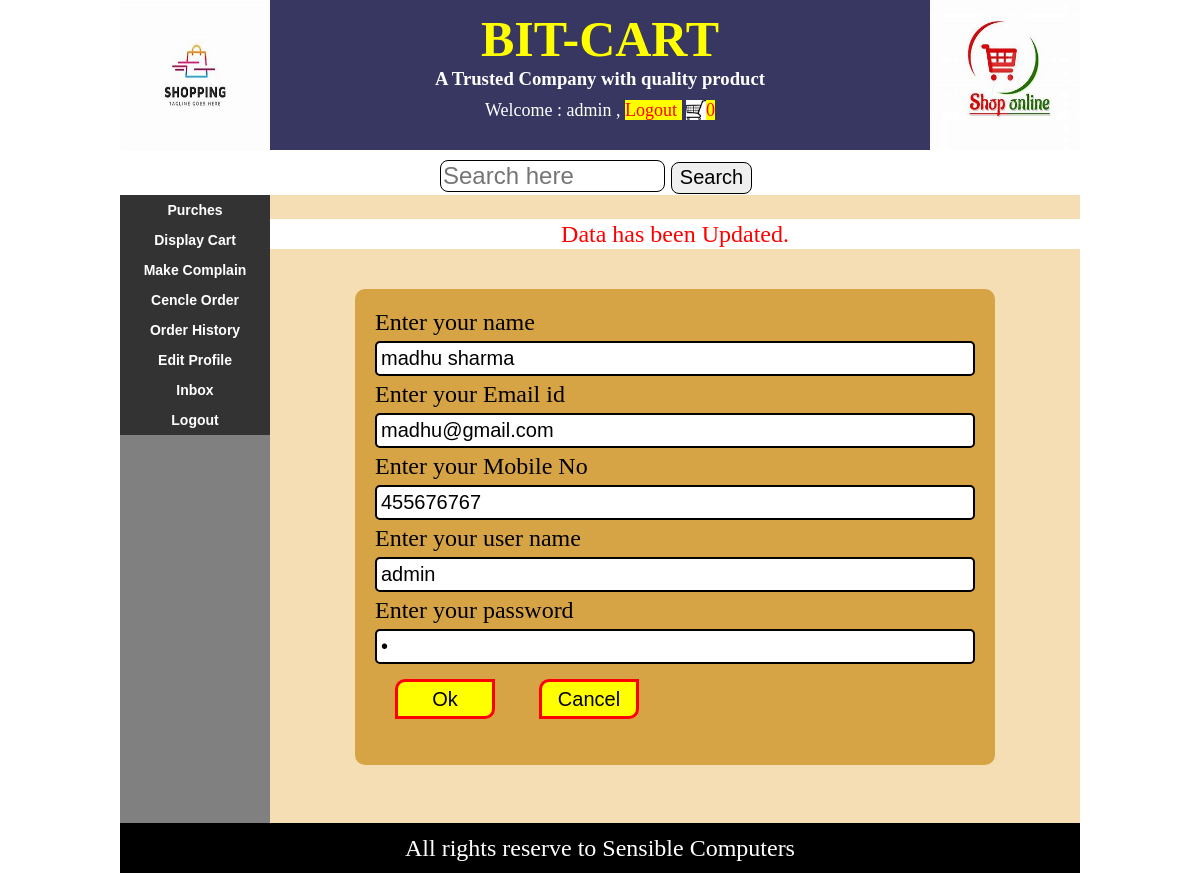
Page /editProfile.php?status=1 (signed in) on the committed database.
### tables this page shows
CREATE TABLE `customer_info` (
  `cust_id` int(11) NOT NULL,
  `cust_name` varchar(30) NOT NULL,
  `cust_email` varchar(30) NOT NULL,
  `cust_mobile` varchar(30) NOT NULL,
  `user_name` varchar(20) NOT NULL,
  `user_pass` varchar(20) NOT NULL,
  `user_type` varchar(5) NOT NULL,
  `reg_date` date NOT NULL
);

### editProfile.php (the view)
<?php @session_start();
  if(isset($_SESSION["uname"]) && $_SESSION["utype"]='user')
{
  include("header.php");
?>
<div id="content">
<div id="leftSide">
<?php
  include("userMenu.php");
?>
</div>
<div id="rightSide">
<div> &nbsp;
  <?php
    if(isset ($_REQUEST["status"]))
    {
      echo("<div id='responseMsg'>");
       if($_REQUEST["status"]==1)
       {
        echo("Data has been Updated.");
       }
      echo("</div>");
    }
  ?>
</div>
<?php
include("dbconnect.php");
$usr=$_SESSION["uname"];
$rsuser=mysqli_query($con,"select * from customer_info where user_name='$usr'");
$row=mysqli_fetch_array($rsuser);
$a=$row["cust_name"];
$b=$row["cust_email"];
$c=$row["cust_mobile"];
$d=$row["user_pass"];
?>
<div id="myForm">
<form method="get" action="UpdatePofile.php">
<label> Enter your name </label>
<input type="text" name="txtName" value="<?=$a?>"/>
<label> Enter your Email id </label>
<input type="text" name="txtEmail" value="<?=$b?>"/>
<label> Enter your Mobile No </label>
<input type="text" name="txtMobile" value="<?=$c?>"/>
<label> Enter your user name </label>
<input type="text" name="txtUser" readonly value="<?=$usr?>"/>
<label> Enter your password </label>
<input type="password" name="txtPassword" value="<?=$d?>"/>
<input type="submit" value="Ok"/>
<input type="reset" value="Cancel"/>
</form>
</div>
<div> &nbsp; </div>
</div>
</div>
<?php
  include("footer.php");
}
else
{
  header("location:loginForm.php");
}
?>

### css/style.css (style rules this page uses)
body { margin: 0px; padding: 0px; }
#content { min-height: 450px; background-color: rgb(207, 201, 188); margin-top: 5px; }
#myForm { width: 600px; min-height: 250px; background-color: rgba(201, 139, 25, 0.704); margin-top: 40px; margin-left: auto; margin-right: auto; padding: 20px; margin-bottom: 40px; border-radius: 10px; }
#myForm label { color: black; font-size: 24px; }
#myForm input[type="text"],#myForm input[type="password"],#myForm select,#myForm input[type="file"],#myForm input[type="date"],#myForm textarea { width: 100%; font-size: 20px; padding: 4px; margin: 5px 0px; border: 2px solid; border-radius: 5px; }
#myForm input[type="submit"],#myForm input[type="reset"],#myForm input[type="button"] { width: 100px; height: 40px; margin: 10px 20px; background-color: yellow; border: 3px solid red; border-radius: 10px 0px; font-size: 20px; }
#responseMsg { background-color: white; color: red; font-size: 24px; height: 30px; line-height: 30px; text-align: center; }
#leftSide { min-height: 450px; background-color: gray; width: 150px; display: table-cell; }
#rightSide { min-height: 450px; background-color: wheat; width: 810px; display: table-cell; }

### rows in the picture
customer_info: txtName "madhu sharma", txtEmail "madhu@gmail.com", txtMobile "455676767"

### other values in the picture
$_SESSION["uname"] "admin"
$cnt "0"
